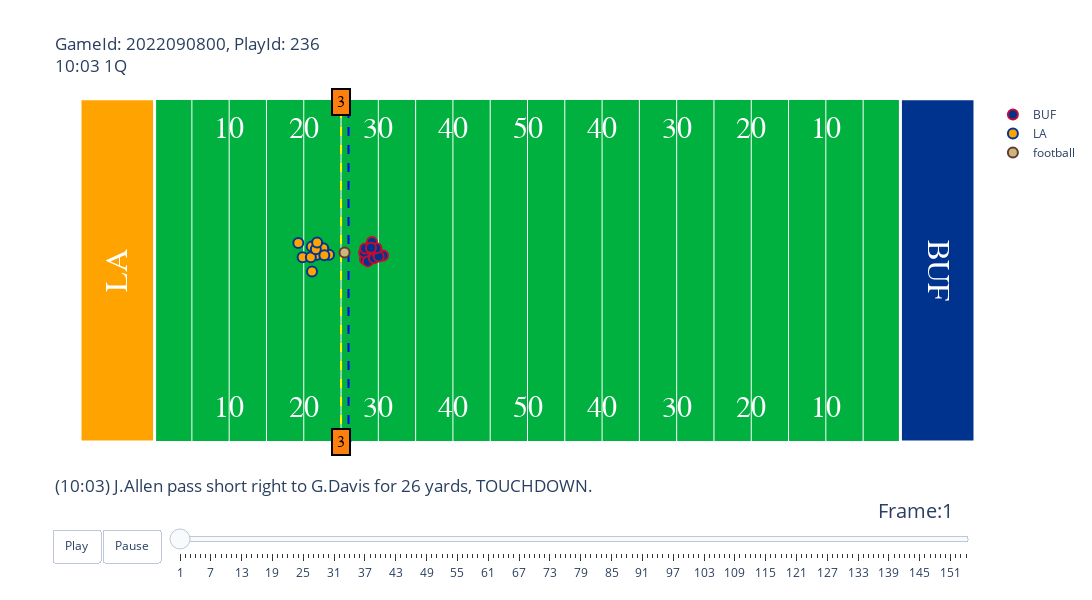

Here is the notebook cell this chart was saved with:
### Markdown cell above
Testing animation

### Code cell
gid = 2022090800
pid = 236

animate.animate_play(games=games, tracking_df=tracking_df, play_df=plays, players=None, gameId=gid, playId=pid)

### Figure 1 — Plotly figure (JSON) as saved in the notebook; plotly's stock layout.template omitted (floating-point values rounded to 4 significant figures)
{"data": [{"hoverinfo": "none", "mode": "text", "showlegend": false, "text": ["10", "20", "30", "40", "50", "40", "30", "20", "10"], "textfont": {"color": "#ffffff", "family": "Courier New, monospace", "size": 30}, "type": "scatter", "x": [20, 30, 40, 50, 60, 70, 80, 90, 100], "y": [5, 5, 5, 5, 5, 5, 5, 5, 5]}, {"hoverinfo": "none", "mode": "text", "showlegend": false, "text": ["10", "20", "30", "40", "50", "40", "30", "20", "10"], "textfont": {"color": "#ffffff", "family": "Courier New, monospace", "size": 30}, "type": "scatter", "x": [20, 30, 40, 50, 60, 70, 80, 90, 100], "y": [48.5, 48.5, 48.5, 48.5, 48.5, 48.5, 48.5, 48.5, 48.5]}, {"hoverinfo": "none", "line": {"color": "blue", "dash": "dash"}, "showlegend": false, "type": "scatter", "x": [36, 36], "y": [0, 53.5]}, {"hoverinfo": "none", "line": {"color": "yellow", "dash": "dash"}, "showlegend": false, "type": "scatter", "x": [35, 35], "y": [0, 53.5]}, {"fill": "toself", "fillcolor": "#FFA300", "hoverinfo": "skip", "line": {"color": "white", "width": 3}, "mode": "lines", "opacity": 1, "showlegend": false, "type": "scatter", "x": [0, 0, 10, 10, 0], "y": [0, 53.5, 53.5, 0, 0]}, {"fill": "toself", "fillcolor": "#00338D", "hoverinfo": "skip", "line": {"color": "white", "width": 3}, "mode": "lines", "opacity": 1, "showlegend": false, "type": "scatter", "x": [110, 110, 120, 120, 110], "y": [0, 53.5, 53.5, 0, 0]}, {"hoverinfo": "text", "hovertext": ["nflId:35472<br>displayName:Rodger Saffold<br>Player Speed:0.649 MPH", "nflId:42392<br>displayName:Mitch Morse<br>Player Speed:3.288 MPH", "nflId:44875<br>displayName:Dion Dawkins<br>Player Speed:0.716 MPH", "nflId:46076<br>displayName:Josh Allen<br>Player Speed:0.0 MPH", "nflId:47879<br>displayName:Dawson Knox<br>Player Speed:2.349 MPH", "nflId:48011<br>displayName:Tommy Sweeney<br>Player Speed:2.662 MPH", "nflId:48512<br>displayName:Ryan Bates<br>Player Speed:2.997 MPH", "nflId:52494<br>displayName:Zack Moss<br>Player Speed:0.045 MPH", "nflId:52536<br>displayName:Gabe Davis<br>Player Speed:2.013 MPH", "nflId:53079<br>displayName:Reggie Gilliam<br>Player Speed:0.022 MPH", "nflId:53522<br>displayName:Spencer Brown<br>Player Speed:0.447 MPH"], "marker": {"color": "#00338D", "line": {"color": "#C60C30", "width": 2}, "size": 10}, "mode": "markers", "name": "BUF", "type": "scatter", "x": [38.21, 38.08, 38.59, 39.41, 39.14, 39.86, 38.24, 40.64, 40.06, 39.74, 39.01], "y": [28.48, 29.51, 28.15, 28.63, 31.17, 29.44, 30.16, 29.06, 28.9, 30.21, 30.29]}, {"hoverinfo": "text", "hovertext": ["nflId:38577<br>displayName:Bobby Wagner<br>Player Speed:2.259 MPH", "nflId:41239<br>displayName:Aaron Donald<br>Player Speed:0.0 MPH", "nflId:42816<br>displayName:Troy Hill<br>Player Speed:0.0 MPH", "nflId:43294<br>displayName:Jalen Ramsey<br>Player Speed:1.678 MPH", "nflId:43335<br>displayName:A'Shawn Robinson<br>Player Speed:0.089 MPH", "nflId:47844<br>displayName:Taylor Rapp<br>Player Speed:0.738 MPH", "nflId:47917<br>displayName:Greg Gaines<br>Player Speed:0.0 MPH", "nflId:47939<br>displayName:Justin Hollins<br>Player Speed:0.0 MPH", "nflId:48026<br>displayName:Nick Scott<br>Player Speed:0.022 MPH", "nflId:52492<br>displayName:Terrell Lewis<br>Player Speed:0.0 MPH", "nflId:53532<br>displayName:Ernest Jones<br>Player Speed:7.337 MPH"], "marker": {"color": "#FFA300", "line": {"color": "#003594", "width": 2}, "size": 10}, "mode": "markers", "name": "LA", "type": "scatter", "x": [31.07, 31.67, 29.85, 29.27, 33.39, 30.95, 32.61, 32.76, 31.62, 31.79, 31.11], "y": [30.45, 29.14, 28.78, 31.01, 29.18, 28.81, 30.2, 29.11, 30.05, 31.1, 26.56]}, {"hoverinfo": "none", "marker": {"color": "#CBB67C", "line": {"color": "#663831", "width": 2}, "size": 10}, "mode": "markers", "name": "football", "type": "scatter", "x": [35.47], "y": [29.55]}], "layout": {"annotations": [{"align": "center", "bgcolor": "#ff7f0e", "bordercolor": "black", "borderpad": 4, "borderwidth": 2, "font": {"color": "black", "family": "Courier New, monospace", "size": 16}, "opacity": 1, "showarrow": false, "text": "3", "x": 35, "y": 0}, {"align": "center", "bgcolor": "#ff7f0e", "bordercolor": "black", "borderpad": 4, "borderwidth": 2, "font": {"color": "black", "family": "Courier New, monospace", "size": 16}, "opacity": 1, "showarrow": false, "text": "3", "x": 35, "y": 53}, {"font": {"color": "White", "family": "Courier New, monospace", "size": 32}, "showarrow": false, "text": "LA", "textangle": -90, "x": 5, "y": 26.75}, {"font": {"color": "White", "family": "Courier New, monospace", "size": 32}, "showarrow": false, "text": "BUF", "textangle": 90, "x": 115, "y": 26.75}], "autosize": false, "height": 600, "plot_bgcolor": "#00B140", "sliders": [{"active": 0, "currentvalue": {"font": {"size": 20}, "prefix": "Frame:", "visible": true, "xanchor": "right"}, "len": 0.9, "pad": {"b": 10, "t": 50}, "steps": [{"args": [[1], {"frame": {"duration": 100, "redraw": false}, "mode": "immediate", "transition": {"duration": 0}}], "label": "1", "method": "animate"}, {"args": [[2], {"frame": {"duration": 100, "redraw": false}, "mode": "immediate", "transition": {"duration": 0}}], "label": "2", "method": "animate"}, {"args": [[3], {"frame": {"duration": 100, "redraw": false}, "mode": "immediate", "transition": {"duration": 0}}], "label": "3", "method": "animate"}, {"args": [[4], {"frame": {"duration": 100, "redraw": false}, "mode": "immediate", "transition": {"duration": 0}}], "label": "4", "method": "animate"}, {"args": [[5], {"frame": {"duration": 100, "redraw": false}, "mode": "immediate", "transition": {"duration": 0}}], "label": "5", "method": "animate"}, {"args": [[6], {"frame": {"duration": 100, "redraw": false}, "mode": "immediate", "transition": {"duration": 0}}], "label": "6", "method": "animate"}, {"args": [[7], {"frame": {"duration": 100, "redraw": false}, "mode": "immediate", "transition": {"duration": 0}}], "label": "7", "method": "animate"}, {"args": [[8], {"frame": {"duration": 100, "redraw": false}, "mode": "immediate", "transition": {"duration": 0}}], "label": "8", "method": "animate"}, {"args": [[9], {"frame": {"duration": 100, "redraw": false}, "mode": "immediate", "transition": {"duration": 0}}], "label": "9", "method": "animate"}, {"args": [[10], {"frame": {"duration": 100, "redraw": false}, "mode": "immediate", "transition": {"duration": 0}}], "label": "10", "method": "animate"}, {"args": [[11], {"frame": {"duration": 100, "redraw": false}, "mode": "immediate", "transition": {"duration": 0}}], "label": "11", "method": "animate"}, {"args": [[12], {"frame": {"duration": 100, "redraw": false}, "mode": "immediate", "transition": {"duration": 0}}], "label": "12", "method": "animate"}, {"args": [[13], {"frame": {"duration": 100, "redraw": false}, "mode": "immediate", "transition": {"duration": 0}}], "label": "13", "method": "animate"}, {"args": [[14], {"frame": {"duration": 100, "redraw": false}, "mode": "immediate", "transition": {"duration": 0}}], "label": "14", "method": "animate"}, {"args": [[15], {"frame": {"duration": 100, "redraw": false}, "mode": "immediate", "transition": {"duration": 0}}], "label": "15", "method": "animate"}, {"args": [[16], {"frame": {"duration": 100, "redraw": false}, "mode": "immediate", "transition": {"duration": 0}}], "label": "16", "method": "animate"}, {"args": [[17], {"frame": {"duration": 100, "redraw": false}, "mode": "immediate", "transition": {"duration": 0}}], "label": "17", "method": "animate"}, {"args": [[18], {"frame": {"duration": 100, "redraw": false}, "mode": "immediate", "transition": {"duration": 0}}], "label": "18", "method": "animate"}, {"args": [[19], {"frame": {"duration": 100, "redraw": false}, "mode": "immediate", "transition": {"duration": 0}}], "label": "19", "method": "animate"}, {"args": [[20], {"frame": {"duration": 100, "redraw": false}, "mode": "immediate", "transition": {"duration": 0}}], "label": "20", "method": "animate"}, {"args": [[21], {"frame": {"duration": 100, "redraw": false}, "mode": "immediate", "transition": {"duration": 0}}], "label": "21", "method": "animate"}, {"args": [[22], {"frame": {"duration": 100, "redraw": false}, "mode": "immediate", "transition": {"duration": 0}}], "label": "22", "method": "animate"}, {"args": [[23], {"frame": {"duration": 100, "redraw": false}, "mode": "immediate", "transition": {"duration": 0}}], "label": "23", "method": "animate"}, {"args": [[24], {"frame": {"duration": 100, "redraw": false}, "mode": "immediate", "transition": {"duration": 0}}], "label": "24", "method": "animate"}, {"args": [[25], {"frame": {"duration": 100, "redraw": false}, "mode": "immediate", "transition": {"duration": 0}}], "label": "25", "method": "animate"}, {"args": [[26], {"frame": {"duration": 100, "redraw": false}, "mode": "immediate", "transition": {"duration": 0}}], "label": "26", "method": "animate"}, {"args": [[27], {"frame": {"duration": 100, "redraw": false}, "mode": "immediate", "transition": {"duration": 0}}], "label": "27", "method": "animate"}, {"args": [[28], {"frame": {"duration": 100, "redraw": false}, "mode": "immediate", "transition": {"duration": 0}}], "label": "28", "method": "animate"}, {"args": [[29], {"frame": {"duration": 100, "redraw": false}, "mode": "immediate", "transition": {"duration": 0}}], "label": "29", "method": "animate"}, {"args": [[30], {"frame": {"duration": 100, "redraw": false}, "mode": "immediate", "transition": {"duration": 0}}], "label": "30", "method": "animate"}, {"args": [[31], {"frame": {"duration": 100, "redraw": false}, "mode": "immediate", "transition": {"duration": 0}}], "label": "31", "method": "animate"}, {"args": [[32], {"frame": {"duration": 100, "redraw": false}, "mode": "immediate", "transition": {"duration": 0}}], "label": "32", "method": "animate"}, {"args": [[33], {"frame": {"duration": 100, "redraw": false}, "mode": "immediate", "transition": {"duration": 0}}], "label": "33", "method": "animate"}, {"args": [[34], {"frame": {"duration": 100, "redraw": false}, "mode": "immediate", "transition": {"duration": 0}}], "label": "34", "method": "animate"}, {"args": [[35], {"frame": {"duration": 100, "redraw": false}, "mode": "immediate", "transition": {"duration": 0}}], "label": "35", "method": "animate"}, {"args": [[36], {"frame": {"duration": 100, "redraw": false}, "mode": "immediate", "transition": {"duration": 0}}], "label": "36", "method": "animate"}, {"args": [[37], {"frame": {"duration": 100, "redraw": false}, "mode": "immediate", "transition": {"duration": 0}}], "label": "37", "method": "animate"}, {"args": [[38], {"frame": {"duration": 100, "redraw": false}, "mode": "immediate", "transition": {"duration": 0}}], "label": "38", "method": "animate"}, {"args": [[39], {"frame": {"duration": 100, "redraw": false}, "mode": "immediate", "transition": {"duration": 0}}], "label": "39", "method": "animate"}, {"args": [[40], {"frame": {"duration": 100, "redraw": false}, "mode": "immediate", "transition": {"duration": 0}}], "label": "40", "method": "animate"}, {"args": [[41], {"frame": {"duration": 100, "redraw": false}, "mode": "immediate", "transition": {"duration": 0}}], "label": "41", "method": "animate"}, {"args": [[42], {"frame": {"duration": 100, "redraw": false}, "mode": "immediate", "transition": {"duration": 0}}], "label": "42", "method": "animate"}, {"args": [[43], {"frame": {"duration": 100, "redraw": false}, "mode": "immediate", "transition": {"duration": 0}}], "label": "43", "method": "animate"}, {"args": [[44], {"frame": {"duration": 100, "redraw": false}, "mode": "immediate", "transition": {"duration": 0}}], "label": "44", "method": "animate"}, {"args": [[45], {"frame": {"duration": 100, "redraw": false}, "mode": "immediate", "transition": {"duration": 0}}], "label": "45", "method": "animate"}, {"args": [[46], {"frame": {"duration": 100, "redraw": false}, "mode": "immediate", "transition": {"duration": 0}}], "label": "46", "method": "animate"}, {"args": [[47], {"frame": {"duration": 100, "redraw": false}, "mode": "immediate", "transition": {"duration": 0}}], "label": "47", "method": "animate"}, {"args": [[48], {"frame": {"duration": 100, "redraw": false}, "mode": "immediate", "transition": {"duration": 0}}], "label": "48", "method": "animate"}, {"args": [[49], {"frame": {"duration": 100, "redraw": false}, "mode": "immediate", "transition": {"duration": 0}}], "label": "49", "method": "animate"}, {"args": [[50], {"frame": {"duration": 100, "redraw": false}, "mode": "immediate", "transition": {"duration": 0}}], "label": "50", "method": "animate"}, {"args": [[51], {"frame": {"duration": 100, "redraw": false}, "mode": "immediate", "transition": {"duration": 0}}], "label": "51", "method": "animate"}, {"args": [[52], {"frame": {"duration": 100, "redraw": false}, "mode": "immediate", "transition": {"duration": 0}}], "label": "52", "method": "animate"}, {"args": [[53], {"frame": {"duration": 100, "redraw": false}, "mode": "immediate", "transition": {"duration": 0}}], "label": "53", "method": "animate"}, {"args": [[54], {"frame": {"duration": 100, "redraw": false}, "mode": "immediate", "transition": {"duration": 0}}], "label": "54", "method": "animate"}, {"args": [[55], {"frame": {"duration": 100, "redraw": false}, "mode": "immediate", "transition": {"duration": 0}}], "label": "55", "method": "animate"}, {"args": [[56], {"frame": {"duration": 100, "redraw": false}, "mode": "immediate", "transition": {"duration": 0}}], "label": "56", "method": "animate"}, {"args": [[57], {"frame": {"duration": 100, "redraw": false}, "mode": "immediate", "transition": {"duration": 0}}], "label": "57", "method": "animate"}, {"args": [[58], {"frame": {"duration": 100, "redraw": false}, "mode": "immediate", "transition": {"duration": 0}}], "label": "58", "method": "animate"}, {"args": [[59], {"frame": {"duration": 100, "redraw": false}, "mode": "immediate", "transition": {"duration": 0}}], "label": "59", "method": "animate"}, {"args": [[60], {"frame": {"duration": 100, "redraw": false}, "mode": "immediate", "transition": {"duration": 0}}], "label": "60", "method": "animate"}, {"args": [[61], {"frame": {"duration": 100, "redraw": false}, "mode": "immediate", "transition": {"duration": 0}}], "label": "61", "method": "animate"}, {"args": [[62], {"frame": {"duration": 100, "redraw": false}, "mode": "immediate", "transition": {"duration": 0}}], "label": "62", "method": "animate"}, {"args": [[63], {"frame": {"duration": 100, "redraw": false}, "mode": "immediate", "transition": {"duration": 0}}], "label": "63", "method": "animate"}, {"args": [[64], {"frame": {"duration": 100, "redraw": false}, "mode": "immediate", "transition": {"duration": 0}}], "label": "64", "method": "animate"}, {"args": [[65], {"frame": {"duration": 100, "redraw": false}, "mode": "immediate", "transition": {"duration": 0}}], "label": "65", "method": "animate"}, {"args": [[66], {"frame": {"duration": 100, "redraw": false}, "mode": "immediate", "transition": {"duration": 0}}], "label": "66", "method": "animate"}, {"args": [[67], {"frame": {"duration": 100, "redraw": false}, "mode": "immediate", "transition": {"duration": 0}}], "label": "67", "method": "animate"}, {"args": [[68], {"frame": {"duration": 100, "redraw": false}, "mode": "immediate", "transition": {"duration": 0}}], "label": "68", "method": "animate"}, {"args": [[69], {"frame": {"duration": 100, "redraw": false}, "mode": "immediate", "transition": {"duration": 0}}], "label": "69", "method": "animate"}, {"args": [[70], {"frame": {"duration": 100, "redraw": false}, "mode": "immediate", "transition": {"duration": 0}}], "label": "70", "method": "animate"}, {"args": [[71], {"frame": {"duration": 100, "redraw": false}, "mode": "immediate", "transition": {"duration": 0}}], "label": "71", "method": "animate"}, {"args": [[72], {"frame": {"duration": 100, "redraw": false}, "mode": "immediate", "transition": {"duration": 0}}], "label": "72", "method": "animate"}, {"args": [[73], {"frame": {"duration": 100, "redraw": false}, "mode": "immediate", "transition": {"duration": 0}}], "label": "73", "method": "animate"}, {"args": [[74], {"frame": {"duration": 100, "redraw": false}, "mode": "immediate", "transition": {"duration": 0}}], "label": "74", "method": "animate"}, {"args": [[75], {"frame": {"duration": 100, "redraw": false}, "mode": "immediate", "transition": {"duration": 0}}], "label": "75", "method": "animate"}, {"args": [[76], {"frame": {"duration": 100, "redraw": false}, "mode": "immediate", "transition": {"duration": 0}}], "label": "76", "method": "animate"}, {"args": [[77], {"frame": {"duration": 100, "redraw": false}, "mode": "immediate", "transition": {"duration": 0}}], "label": "77", "method": "animate"}, {"args": [[78], {"frame": {"duration": 100, "redraw": false}, "mode": "immediate", "transition": {"duration": 0}}], "label": "78", "method": "animate"}, {"args": [[79], {"frame": {"duration": 100, "redraw": false}, "mode": "immediate", "transition": {"duration": 0}}], "label": "79", "method": "animate"}, {"args": [[80], {"frame": {"duration": 100, "redraw": false}, "mode": "immediate", "transition": {"duration": 0}}], "label": "80", "method": "animate"}, {"args": [[81], {"frame": {"duration": 100, "redraw": false}, "mode": "immediate", "transition": {"duration": 0}}], "label": "81", "method": "animate"}, {"args": [[82], {"frame": {"duration": 100, "redraw": false}, "mode": "immediate", "transition": {"duration": 0}}], "label": "82", "method": "animate"}, {"args": [[83], {"frame": {"duration": 100, "redraw": false}, "mode": "immediate", "transition": {"duration": 0}}], "label": "83", "method": "animate"}, {"args": [[84], {"frame": {"duration": 100, "redraw": false}, "mode": "immediate", "transition": {"duration": 0}}], "label": "84", "method": "animate"}, {"args": [[85], {"frame": {"duration": 100, "redraw": false}, "mode": "immediate", "transition": {"duration": 0}}], "label": "85", "method": "animate"}, {"args": [[86], {"frame": {"duration": 100, "redraw": false}, "mode": "immediate", "transition": {"duration": 0}}], "label": "86", "method": "animate"}, {"args": [[87], {"frame": {"duration": 100, "redraw": false}, "mode": "immediate", "transition": {"duration": 0}}], "label": "87", "method": "animate"}, {"args": [[88], {"frame": {"duration": 100, "redraw": false}, "mode": "immediate", "transition": {"duration": 0}}], "label": "88", "method": "animate"}, {"args": [[89], {"frame": {"duration": 100, "redraw": false}, "mode": "immediate", "transition": {"duration": 0}}], "label": "89", "method": "animate"}, {"args": [[90], {"frame": {"duration": 100, "redraw": false}, "mode": "immediate", "transition": {"duration": 0}}], "label": "90", "method": "animate"}, {"args": [[91], {"frame": {"duration": 100, "redraw": false}, "mode": "immediate", "transition": {"duration": 0}}], "label": "91", "method": "animate"}, {"args": [[92], {"frame": {"duration": 100, "redraw": false}, "mode": "immediate", "transition": {"duration": 0}}], "label": "92", "method": "animate"}, {"args": [[93], {"frame": {"duration": 100, "redraw": false}, "mode": "immediate", "transition": {"duration": 0}}], "label": "93", "method": "animate"}, {"args": [[94], {"frame": {"duration": 100, "redraw": false}, "mode": "immediate", "transition": {"duration": 0}}], "label": "94", "method": "animate"}, {"args": [[95], {"frame": {"duration": 100, "redraw": false}, "mode": "immediate", "transition": {"duration": 0}}], "label": "95", "method": "animate"}, {"args": [[96], {"frame": {"duration": 100, "redraw": false}, "mode": "immediate", "transition": {"duration": 0}}], "label": "96", "method": "animate"}, {"args": [[97], {"frame": {"duration": 100, "redraw": false}, "mode": "immediate", "transition": {"duration": 0}}], "label": "97", "method": "animate"}, {"args": [[98], {"frame": {"duration": 100, "redraw": false}, "mode": "immediate", "transition": {"duration": 0}}], "label": "98", "method": "animate"}, {"args": [[99], {"frame": {"duration": 100, "redraw": false}, "mode": "immediate", "transition": {"duration": 0}}], "label": "99", "method": "animate"}, {"args": [[100], {"frame": {"duration": 100, "redraw": false}, "mode": "immediate", "transition": {"duration": 0}}], "label": "100", "method": "animate"}, {"args": [[101], {"frame": {"duration": 100, "redraw": false}, "mode": "immediate", "transition": {"duration": 0}}], "label": "101", "method": "animate"}, {"args": [[102], {"frame": {"duration": 100, "redraw": false}, "mode": "immediate", "transition": {"duration": 0}}], "label": "102", "method": "animate"}, {"args": [[103], {"frame": {"duration": 100, "redraw": false}, "mode": "immediate", "transition": {"duration": 0}}], "label": "103", "method": "animate"}, {"args": [[104], {"frame": {"duration": 100, "redraw": false}, "mode": "immediate", "transition": {"duration": 0}}], "label": "104", "method": "animate"}, {"args": [[105], {"frame": {"duration": 100, "redraw": false}, "mode": "immediate", "transition": {"duration": 0}}], "label": "105", "method": "animate"}, {"args": [[106], {"frame": {"duration": 100, "redraw": false}, "mode": "immediate", "transition": {"duration": 0}}], "label": "106", "method": "animate"}, {"args": [[107], {"frame": {"duration": 100, "redraw": false}, "mode": "immediate", "transition": {"duration": 0}}], "label": "107", "method": "animate"}, {"args": [[108], {"frame": {"duration": 100, "redraw": false}, "mode": "immediate", "transition": {"duration": 0}}], "label": "108", "method": "animate"}, {"args": [[109], {"frame": {"duration": 100, "redraw": false}, "mode": "immediate", "transition": {"duration": 0}}], "label": "109", "method": "animate"}, {"args": [[110], {"frame": {"duration": 100, "redraw": false}, "mode": "immediate", "transition": {"duration": 0}}], "label": "110", "method": "animate"}, {"args": [[111], {"frame": {"duration": 100, "redraw": false}, "mode": "immediate", "transition": {"duration": 0}}], "label": "111", "method": "animate"}, {"args": [[112], {"frame": {"duration": 100, "redraw": false}, "mode": "immediate", "transition": {"duration": 0}}], "label": "112", "method": "animate"}, {"args": [[113], {"frame": {"duration": 100, "redraw": false}, "mode": "immediate", "transition": {"duration": 0}}], "label": "113", "method": "animate"}, {"args": [[114], {"frame": {"duration": 100, "redraw": false}, "mode": "immediate", "transition": {"duration": 0}}], "label": "114", "method": "animate"}, {"args": [[115], {"frame": {"duration": 100, "redraw": false}, "mode": "immediate", "transition": {"duration": 0}}], "label": "115", "method": "animate"}, {"args": [[116], {"frame": {"duration": 100, "redraw": false}, "mode": "immediate", "transition": {"duration": 0}}], "label": "116", "method": "animate"}, {"args": [[117], {"frame": {"duration": 100, "redraw": false}, "mode": "immediate", "transition": {"duration": 0}}], "label": "117", "method": "animate"}, {"args": [[118], {"frame": {"duration": 100, "redraw": false}, "mode": "immediate", "transition": {"duration": 0}}], "label": "118", "method": "animate"}, {"args": [[119], {"frame": {"duration": 100, "redraw": false}, "mode": "immediate", "transition": {"duration": 0}}], "label": "119", "method": "animate"}, {"args": [[120], {"frame": {"duration": 100, "redraw": false}, "mode": "immediate", "transition": {"duration": 0}}], "label": "120", "method": "animate"}, {"args": [[121], {"frame": {"duration": 100, "redraw": false}, "mode": "immediate", "transition": {"duration": 0}}], "label": "121", "method": "animate"}, {"args": [[122], {"frame": {"duration": 100, "redraw": false}, "mode": "immediate", "transition": {"duration": 0}}], "label": "122", "method": "animate"}, {"args": [[123], {"frame": {"duration": 100, "redraw": false}, "mode": "immediate", "transition": {"duration": 0}}], "label": "123", "method": "animate"}, {"args": [[124], {"frame": {"duration": 100, "redraw": false}, "mode": "immediate", "transition": {"duration": 0}}], "label": "124", "method": "animate"}, {"args": [[125], {"frame": {"duration": 100, "redraw": false}, "mode": "immediate", "transition": {"duration": 0}}], "label": "125", "method": "animate"}, {"args": [[126], {"frame": {"duration": 100, "redraw": false}, "mode": "immediate", "transition": {"duration": 0}}], "label": "126", "method": "animate"}, {"args": [[127], {"frame": {"duration": 100, "redraw": false}, "mode": "immediate", "transition": {"duration": 0}}], "label": "127", "method": "animate"}, {"args": [[128], {"frame": {"duration": 100, "redraw": false}, "mode": "immediate", "transition": {"duration": 0}}], "label": "128", "method": "animate"}, {"args": [[129], {"frame": {"duration": 100, "redraw": false}, "mode": "immediate", "transition": {"duration": 0}}], "label": "129", "method": "animate"}, {"args": [[130], {"frame": {"duration": 100, "redraw": false}, "mode": "immediate", "transition": {"duration": 0}}], "label": "130", "method": "animate"}, {"args": [[131], {"frame": {"duration": 100, "redraw": false}, "mode": "immediate", "transition": {"duration": 0}}], "label": "131", "method": "animate"}, {"args": [[132], {"frame": {"duration": 100, "redraw": false}, "mode": "immediate", "transition": {"duration": 0}}], "label": "132", "method": "animate"}, {"args": [[133], {"frame": {"duration": 100, "redraw": false}, "mode": "immediate", "transition": {"duration": 0}}], "label": "133", "method": "animate"}, {"args": [[134], {"frame": {"duration": 100, "redraw": false}, "mode": "immediate", "transition": {"duration": 0}}], "label": "134", "method": "animate"}, {"args": [[135], {"frame": {"duration": 100, "redraw": false}, "mode": "immediate", "transition": {"duration": 0}}], "label": "135", "method": "animate"}, {"args": [[136], {"frame": {"duration": 100, "redraw": false}, "mode": "immediate", "transition": {"duration": 0}}], "label": "136", "method": "animate"}, {"args": [[137], {"frame": {"duration": 100, "redraw": false}, "mode": "immediate", "transition": {"duration": 0}}], "label": "137", "method": "animate"}, {"args": [[138], {"frame": {"duration": 100, "redraw": false}, "mode": "immediate", "transition": {"duration": 0}}], "label": "138", "method": "animate"}, {"args": [[139], {"frame": {"duration": 100, "redraw": false}, "mode": "immediate", "transition": {"duration": 0}}], "label": "139", "method": "animate"}, {"args": [[140], {"frame": {"duration": 100, "redraw": false}, "mode": "immediate", "transition": {"duration": 0}}], "label": "140", "method": "animate"}, {"args": [[141], {"frame": {"duration": 100, "redraw": false}, "mode": "immediate", "transition": {"duration": 0}}], "label": "141", "method": "animate"}, {"args": [[142], {"frame": {"duration": 100, "redraw": false}, "mode": "immediate", "transition": {"duration": 0}}], "label": "142", "method": "animate"}, {"args": [[143], {"frame": {"duration": 100, "redraw": false}, "mode": "immediate", "transition": {"duration": 0}}], "label": "143", "method": "animate"}, {"args": [[144], {"frame": {"duration": 100, "redraw": false}, "mode": "immediate", "transition": {"duration": 0}}], "label": "144", "method": "animate"}, {"args": [[145], {"frame": {"duration": 100, "redraw": false}, "mode": "immediate", "transition": {"duration": 0}}], "label": "145", "method": "animate"}, {"args": [[146], {"frame": {"duration": 100, "redraw": false}, "mode": "immediate", "transition": {"duration": 0}}], "label": "146", "method": "animate"}, {"args": [[147], {"frame": {"duration": 100, "redraw": false}, "mode": "immediate", "transition": {"duration": 0}}], "label": "147", "method": "animate"}, {"args": [[148], {"frame": {"duration": 100, "redraw": false}, "mode": "immediate", "transition": {"duration": 0}}], "label": "148", "method": "animate"}, {"args": [[149], {"frame": {"duration": 100, "redraw": false}, "mode": "immediate", "transition": {"duration": 0}}], "label": "149", "method": "animate"}, {"args": [[150], {"frame": {"duration": 100, "redraw": false}, "mode": "immediate", "transition": {"duration": 0}}], "label": "150", "method": "animate"}, {"args": [[151], {"frame": {"duration": 100, "redraw": false}, "mode": "immediate", "transition": {"duration": 0}}], "label": "151", "method": "animate"}, {"args": [[152], {"frame": {"duration": 100, "redraw": false}, "mode": "immediate", "transition": {"duration": 0}}], "label": "152", "method": "animate"}, {"args": [[153], {"frame": {"duration": 100, "redraw": false}, "mode": "immediate", "transition": {"duration": 0}}], "label": "153", "method": "animate"}, {"args": [[154], {"frame": {"duration": 100, "redraw": false}, "mode": "immediate", "transition": {"duration": 0}}], "label": "154", "method": "animate"}], "transition": {"duration": 300, "easing": "cubic-in-out"}, "x": 0.1, "xanchor": "left", "y": 0, "yanchor": "top"}], "title": {"text": "GameId: 2022090800, PlayId: 236<br>10:03 1Q<br><br><br><br><br><br><br><br><br><br><br><br><br><br><br><br><br><br><br>(10:03) J.Allen pass short right to G.Davis for 26 yards, TOUCHDOWN."}, "updatemenus": [{"buttons": [{"args": [null, {"frame": {"duration": 100, "redraw": false}, "fromcurrent": true, "transition": {"duration": 0}}], "label": "Play", "method": "animate"}, {"args": [[null], {"frame": {"duration": 0, "redraw": false}, "mode": "immediate", "transition": {"duration": 0}}], "label": "Pause", "method": "animate"}], "direction": "left", "pad": {"r": 10, "t": 87}, "showactive": false, "type": "buttons", "x": 0.1, "xanchor": "right", "y": 0, "yanchor": "top"}], "width": 1200, "xaxis": {"autorange": false, "range": [0, 120], "showticklabels": false, "tickmode": "array", "tickvals": [10, 15, 20, 25, 30, 35, 40, 45, 50, 55, 60, 65, 70, 75, 80, 85, 90, 95, 100, 105, 110]}, "yaxis": {"autorange": false, "range": [0, 53.3], "showgrid": false, "showticklabels": false}}}
